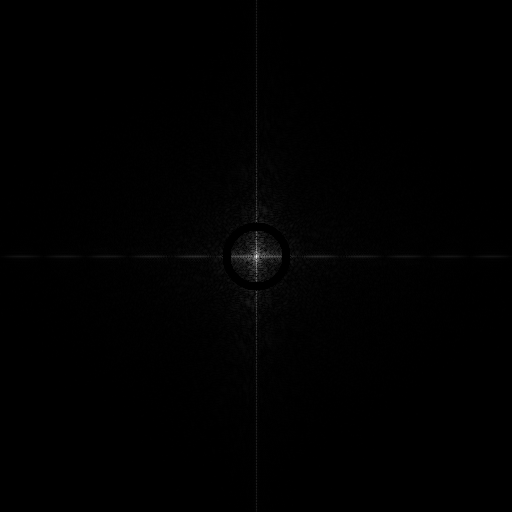
#> input picture transformacaoIntensidade/logaritmica/readmeImg/fourier.jpg, 512 x 512 px, found by its file name
$ python logaritmica.py
#> lines starting #> are read from the running program, lines starting #| are printed output that depends on the picture
import numpy as np
import cv2 as cv
from matplotlib import pyplot as plt

imgInput = cv.imread("fourier.jpg", 0)
#> imgInput is the input picture: shape (512, 512); min 0, max 255, mean 1

c = 255/np.log10(1 + np.max(imgInput))
#> c = 105.9
imgOutput = np.array(
    c * np.log10(imgInput + 1),
    dtype="uint8"
)
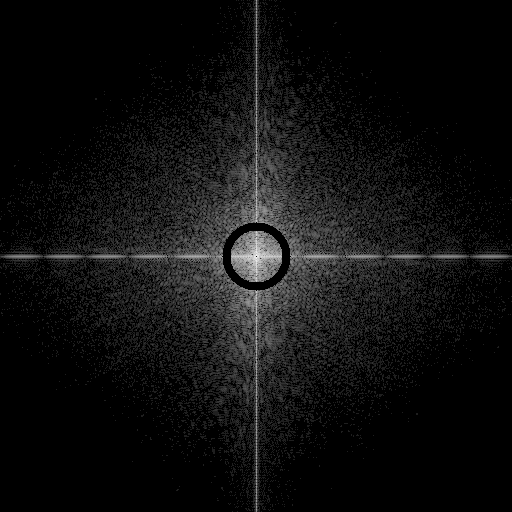
#> imgOutput: shape (512, 512); min 0, max 246, mean 15.4

cv.imshow("Original", imgInput)
cv.imshow("Transformacao Logaritmica", imgOutput)
cv.waitKey(0)
cv.destroyAllWindows()

cv.imwrite("fourier_output.jpg", imgOutput)

plt.hist(imgInput.ravel(), 256, [0, 256])
plt.savefig("hist_fourier_input.jpg")
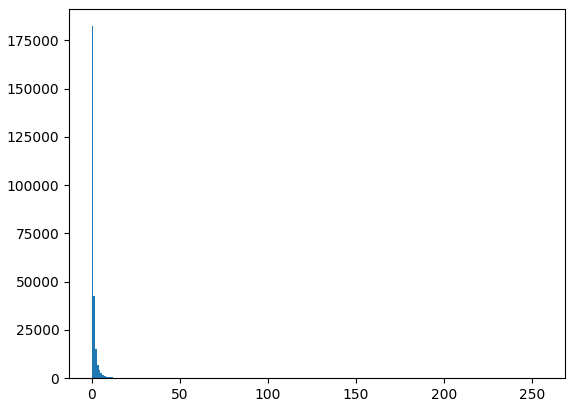
#> figure drawn by matplotlib, 1 panel; tallest bar 182350 high, from x = 0 to 1
plt.cla()
plt.hist(imgOutput.ravel(), 256, [0, 256])
plt.savefig("hist_fourier_output.jpg")
#> figure, not shown here; tallest bar 182351 high, from x = 0 to 1
